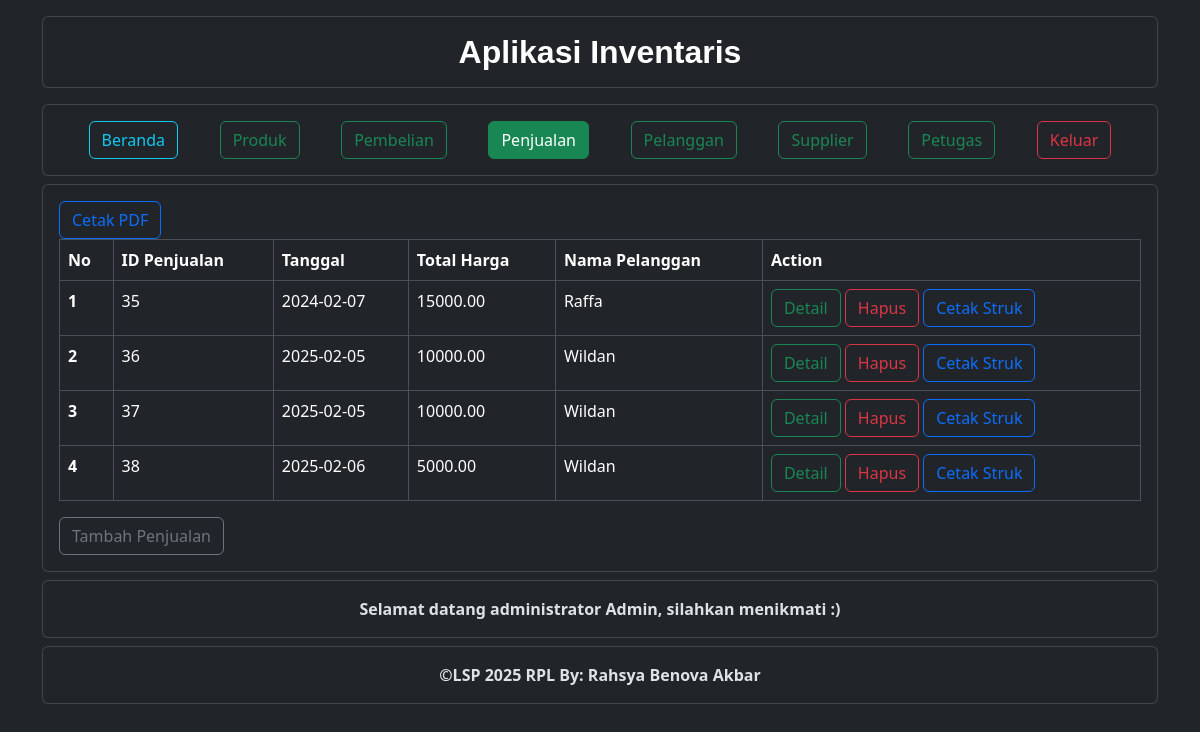
Before: /penjualan/data_penjualan.php (signed in) with the older database file.
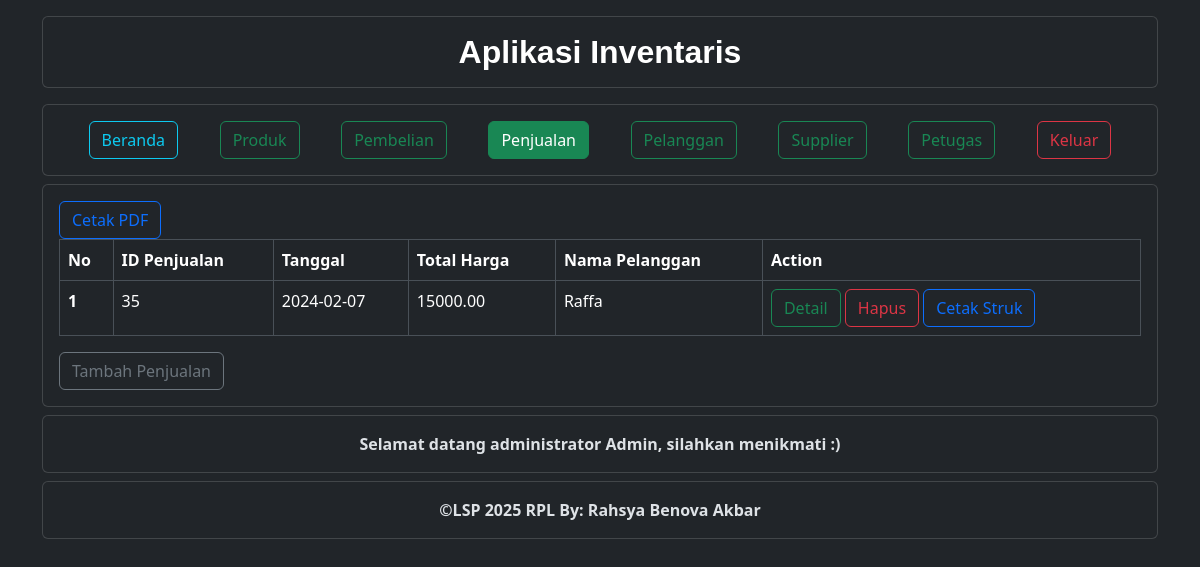
After: the same page with the newer database file.
### tables this page shows
CREATE TABLE `penjualan` (
  `PenjualanID` int(11) NOT NULL,
  `TanggalPenjualan` date NOT NULL,
  `TotalHarga` decimal(15,2) NOT NULL,
  `PelangganID` int(11) NOT NULL
);

CREATE TABLE `pelanggan` (
  `PelangganID` int(11) NOT NULL,
  `NamaPelanggan` varchar(255) NOT NULL,
  `Alamat` text NOT NULL,
  `NomorTelepon` varchar(20) NOT NULL
);

CREATE TABLE `petugas` (
  `PetugasID` int(11) NOT NULL,
  `Username` varchar(255) NOT NULL,
  `Password` varchar(255) NOT NULL,
  `Level` int(11) NOT NULL
);

### penjualan/data_penjualan.php (the view, shortened to what this page needs)
<?php
include("../nav/header.php");
?>
<?php
include("../nav/navbar.php");
?>
<div class="container ">
    <div class="card mt-2">
        <div class="card-body">
        <a href="cetak_penjualan.php" class="btn btn-outline-primary">Cetak PDF</a>
            <table class="table table-bordered table-responsive align-midle">
                <thead>
                    <tr>
                        <th>No</th>
                        <th>ID Penjualan</th>
                        <th>Tanggal</th>
                        <th>Total Harga</th>
                        <th>Nama Pelanggan</th>
                        <th>Action</th>
                    </tr>
                </thead>
                <tbody>
                    <?php
                    $data = mysqli_query($koneksi, "select * from penjualan");
                    $no = 0;
                    while ($row = mysqli_fetch_array($data)) {
                        $no++;
                    ?>
                        <tr>
                            <th><?php echo $no; ?></th>
                            <td><?php echo $row['PenjualanID']; ?></td>
                            <td><?php echo $row['TanggalPenjualan']; ?></td>
                            <td><?php echo $row['TotalHarga']; ?></td>
                            <td>
                                <?php $PelanganID = $row['PelangganID'];
                                $query_pelanggan =  "SELECT * FROM pelanggan WHERE PelangganID = '$PelanganID'";
                                $result_pelanggan = mysqli_query($koneksi, $query_pelanggan);
                                if ($result_pelanggan) {
                                    $nama_pelanggan = mysqli_fetch_assoc($result_pelanggan);
                                    echo $nama_pelanggan['NamaPelanggan'];
                                } else {
                                    echo "<script>alert('Data petugas tidak ditemukan!' $koneksi->$error)</script>";
                                }
                                ?>
                            </td>
                            <td>
    <a href="detail_penjualan.php?id=<?php echo $row['PenjualanID']; ?>" class="btn btn-outline-success">Detail</a>
    <a href="hapus_penjualan.php?id=<?php echo $row['PenjualanID']; ?>" class="btn btn-outline-danger">Hapus</a>
    <a href="cetak_struk.php?id=<?php echo $row['PenjualanID']; ?>" class="btn btn-outline-primary">Cetak Struk</a>
</td>
                        </tr>
                    <?php
                    }
                    ?>
                </tbody>
            </table>
            <a href="tambah_penjualan.php" class="btn btn-outline-secondary">Tambah Penjualan</a>
        </div>
    </div>
</div>
<?php
include("../nav/footer.php");
?>

### nav/header.php (shortened to what this page needs)
<?php
include '../config.php';
$PetugasID = $_SESSION['PetugasID'];
$querypetugas =  "SELECT * FROM petugas WHERE PetugasID='$PetugasID'";
$resultpetugas = $koneksi->query($querypetugas);
if ($resultpetugas) {
      $datapetugas = $resultpetugas->fetch_assoc();
} else {
      echo "<script>alert('Data petugas tidak ditemukan!' $koneksi->$error)</script>";
}
?>
<!doctype html>
<html lang="en" data-bs-theme="dark">
<head>
      <link href="https://cdn.jsdelivr.net/npm/bootstrap@5.3.2/dist/css/bootstrap.min.css" rel="stylesheet">
</head>
<body>
      <div class="div">
            <section>
                  <div class="container">
                        <div class="card mt-3">
                              <div class="card-body">
                                    <h4 class="text-center p-0 fw-bold">
                                          <span class="magic">
                                                <span class="">Aplikasi Inventaris</span>
                                          </span>
                                    </h4>
                              </div>
                        </div>
                  </div>
            </section>

### nav/navbar.php
<?php
$current_page = basename($_SERVER['PHP_SELF']);
?>
<section>
    <div class="container">
        <div class="card mt-3">
            <div class="card-body row justify-content-evenly">
                <a href="../index.php" class="col-auto btn <?= ($current_page == 'index.php') ? 'btn-info text-white' : 'btn-outline-info'; ?>">Beranda</a>
                <a href="../produk/data_produk.php" class="col-auto btn <?= ($current_page == 'data_produk.php') ? 'btn-success text-white' : 'btn-outline-success'; ?>">Produk</a>
                <a href="../pembelian/data_pembelian.php" class="col-auto btn <?= ($current_page == 'data_pembelian.php') ? 'btn-success text-white' : 'btn-outline-success'; ?>">Pembelian</a>
                <a href="../penjualan/data_penjualan.php" class="col-auto btn <?= ($current_page == 'data_penjualan.php') ? 'btn-success text-white' : 'btn-outline-success'; ?>">Penjualan</a>
                <a href="../pelanggan/data_pelanggan.php" class="col-auto btn <?= ($current_page == 'data_pelanggan.php') ? 'btn-success text-white' : 'btn-outline-success'; ?>">Pelanggan</a>
                <a href="../supplier/data_supplier.php" class="col-auto btn <?= ($current_page == 'data_supplier.php') ? 'btn-success text-white' : 'btn-outline-success'; ?>">Supplier</a>
                <?php if ($_SESSION['Level'] == 1): ?>
                    <a href="../petugas/data_petugas.php" class="col-auto btn <?= ($current_page == 'data_petugas.php') ? 'btn-success text-white' : 'btn-outline-success'; ?>">Petugas</a>
                <?php endif; ?>
                <a href="../logout.php" class="col-auto btn btn-outline-danger mt-3 mt-lg-0">Keluar</a>
            </div>
        </div>
    </div>
</section>

### nav/footer.php
<section>
    <div class="container">
        <div class="card mt-2">
            <div class="card-body">
                <?php
                if ($datapetugas['Level'] == 1) {
                    echo '<p class="text-center fw-bold mb-0">Selamat datang administrator ' . $datapetugas['Username'] . ',' . ' silahkan menikmati :)</p>';
                } else {
                    echo '<p class="text-center fw-bold mb-0">Selamat datang petugas, silahkan menikmati :)</p>';
                }
                ?>
            </div>
        </div>
        <div class="card mt-2">
            <div class="card-body">
                <p class="text-center fw-bold mb-0">&copy;LSP 2025 RPL By: Rahsya Benova Akbar </p>
            </div>
        </div>
    </div>
</section>
</div>
</body>
</html>

### nav/header.php (style rules this page uses)
:root { --c1: #0e185f; --c2: #0095a8; --c3: #e8ffc2; }
h4 { color: white; font-family: "Rubik", sans-serif; font-size: clamp(2em, 2vw, 4em); font-weight: 400; margin: 0px; padding: 20px; text-align: center; }
h4>.magic { display: inline-block; position: relative; }

Changed rows visible on the page:
removed penjualan: PenjualanID "36", TanggalPenjualan "2025-02-05", TotalHarga "10000.00", PelangganID.NamaPelanggan "Wildan"
removed penjualan: PenjualanID "37", TanggalPenjualan "2025-02-05", TotalHarga "10000.00", PelangganID.NamaPelanggan "Wildan"
removed penjualan: PenjualanID "38", TanggalPenjualan "2025-02-06", TotalHarga "5000.00", PelangganID.NamaPelanggan "Wildan"
